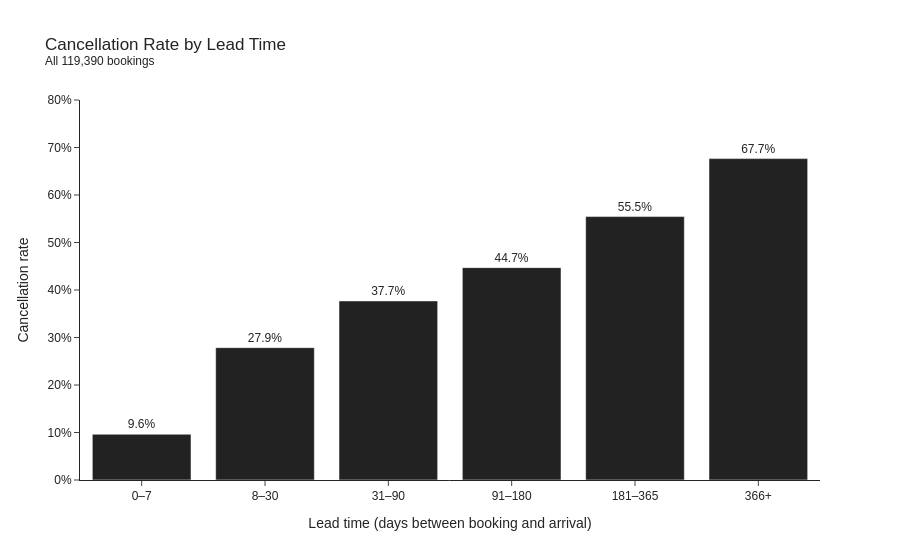

Write notebook code for a chart like this one.
### Code cell
fig = px.bar(
    df_lead,
    x='lead_band',
    y='cancel_rate',
    text='cancel_rate',
    title='Cancellation Rate by Lead Time<br><sup>All 119,390 bookings</sup>',
    labels={'lead_band': 'Lead time (days between booking and arrival)', 'cancel_rate': 'Cancellation rate'}
)
fig.update_traces(marker_color=HIGHLIGHT, texttemplate='%{text:.1%}', textposition='outside')
fig.update_layout(yaxis_tickformat='.0%', yaxis_range=[0, 0.8])
fig.show()

### Figure 1 — Plotly figure (JSON) as saved in the notebook; plotly's stock layout.template omitted (floating-point values rounded to 4 significant figures)
{"data": [{"hovertemplate": "Lead time (days between booking and arrival)=%{x}<br>Cancellation rate=%{text}<extra></extra>", "legendgroup": "", "marker": {"color": "#222222", "pattern": {"shape": ""}}, "name": "", "orientation": "v", "showlegend": false, "text": [0.09632, 0.2786, 0.377, 0.4471, 0.5545, 0.6766], "textposition": "outside", "texttemplate": "%{text:.1%}", "type": "bar", "x": ["0–7", "8–30", "31–90", "91–180", "181–365", "366+"], "xaxis": "x", "y": [0.09632, 0.2786, 0.377, 0.4471, 0.5545, 0.6766], "yaxis": "y"}], "layout": {"barmode": "relative", "legend": {"tracegroupgap": 0}, "title": {"text": "Cancellation Rate by Lead Time<br><sup>All 119,390 bookings</sup>"}, "xaxis": {"anchor": "y", "domain": [0.0, 1.0], "title": {"text": "Lead time (days between booking and arrival)"}}, "yaxis": {"anchor": "x", "domain": [0.0, 1.0], "range": [0, 0.8], "tickformat": ".0%", "title": {"text": "Cancellation rate"}}}}
